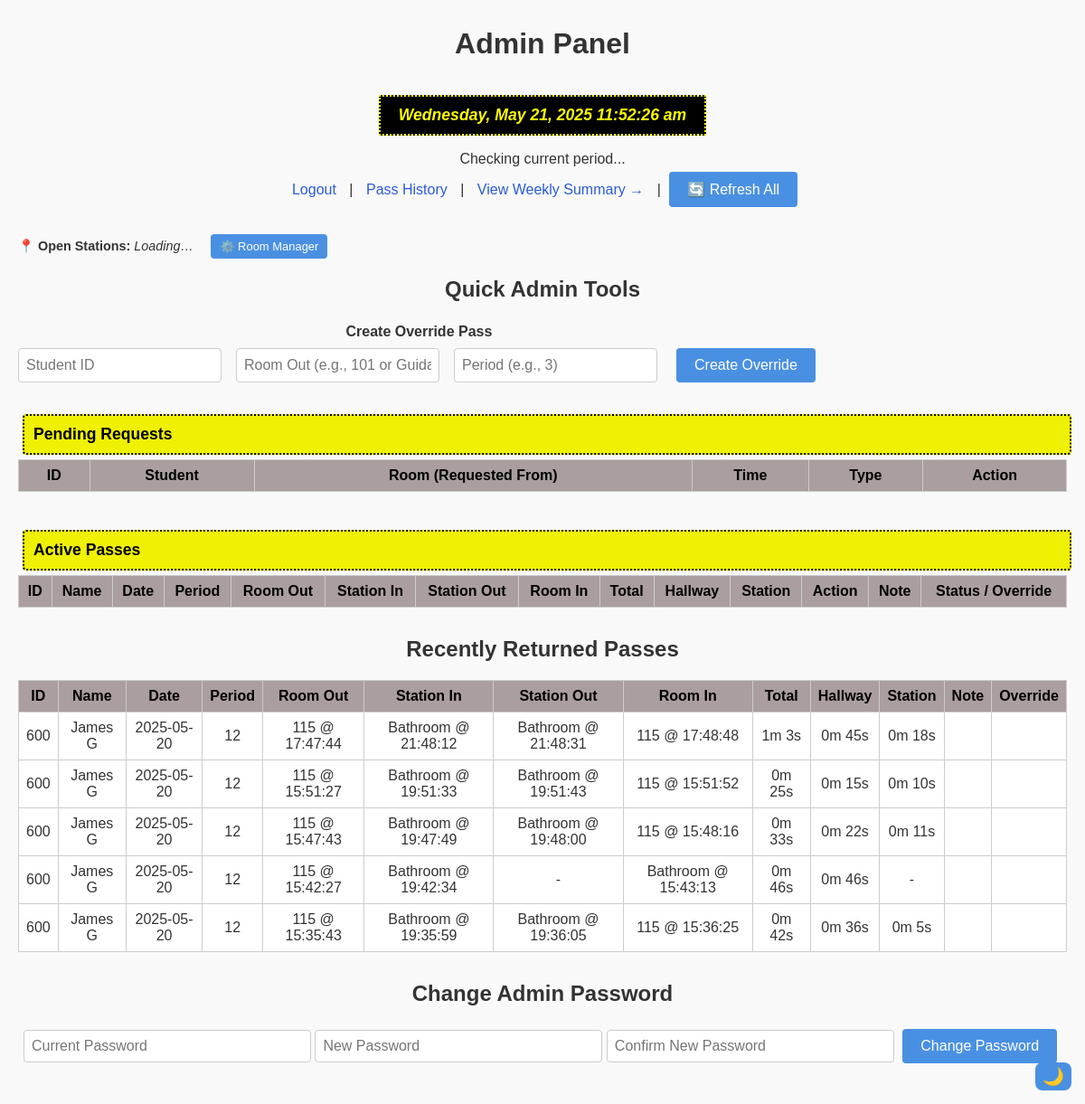
Page /admin (signed in) on the committed database.
### src/models.py (models this page shows, shortened)
class Student(db.Model):
    __tablename__ = "students"
    student_id       = db.Column(db.String, primary_key=True)           # student ID
    name     = db.Column(db.String(100), nullable=False)
    passes   = db.relationship("Pass",        backref="student", lazy=True)
    audits   = db.relationship("AuditLog",    backref="student", lazy=True)
    periods  = db.relationship("StudentPeriod", backref="student", lazy=True)

class Pass(db.Model):
    __tablename__ = "passes"
    id          = db.Column(db.Integer, primary_key=True)
    date = db.Column(db.Date, default=func.current_date())
    student_id  = db.Column(db.String, db.ForeignKey("students.student_id"), nullable=False)
    checkout_at = db.Column(db.DateTime(timezone=True), nullable=False)
    checkin_at  = db.Column(db.DateTime(timezone=True))
    period        = db.Column(db.String(10))
    origin_room   = db.Column(db.String(10), nullable=False)   # real column
    room_out = db.synonym("origin_room")
    room_in     = db.Column(db.String(10))
    is_override   = db.Column(db.Boolean, default=False)
    note          = db.Column(db.Text)
    status        = db.Column(
        db.String,
        default="pending_start",
        nullable=False
    )
    total_pass_time = db.Column(db.Integer)
    __table_args__ = (
        db.CheckConstraint(
            "status IN ('pending_start','active','pending_return','returned')"
        ),
        db.UniqueConstraint(
            "student_id", "checkin_at", name="uq_student_one_open_pass"
        ),
    )
    @property
    def station(self):
        """Alias for old code that still expects .station."""
        return self.origin_room
    @property
    def checkout_time(self):
        return self.checkout_at.time() if self.checkout_at else None
    @property
    def checkin_time(self):
        return self.checkin_at.time() if self.checkin_at else None

### src/routes/admin.py (the view, shortened to what this page needs)
@admin_bp.route('/admin')
def admin_view():
    if not session.get('logged_in'):
        return redirect(url_for('auth.admin_login'))
    open_passes = Pass.query.filter(
        Pass.status.in_([STATUS_ACTIVE, STATUS_PENDING_START, STATUS_PENDING_RETURN]),
        Pass.checkin_at == None
    ).all()
    pending_starts, pending_returns, active = [], [], []
    recent_returns = Pass.query.filter_by(status=STATUS_RETURNED).order_by(
        Pass.date.desc(), Pass.checkout_at.desc()
    ).limit(5).all()
    recent_returns_data = []
    for p in recent_returns:
        logs = sorted(p.events, key=lambda l: l.timestamp)
        station_in = next((l for l in logs if l.event == "in"), None)
        station_out = next((l for l in logs if l.event == "out"), None)
        total_time = (p.checkin_at - p.checkout_at).total_seconds() if p.checkin_at and p.checkout_at else 0
        station_time = (station_out.timestamp - station_in.timestamp).total_seconds() if station_in and station_out else 0
        hallway_time = total_time - station_time if station_time else total_time
        recent_returns_data.append({
            "id": p.student.student_id,
            "student_name": p.student.name,
            "date": p.date.strftime('%Y-%m-%d'),
            "period": p.period,
            "room_out": f"{p.room_out} @ {p.checkout_at.strftime('%H:%M:%S')}" if p.checkout_at else "-",
            "station_in": f"{station_in.station} @ {station_in.timestamp.strftime('%H:%M:%S')}" if station_in else "-",
            "station_out": f"{station_out.station} @ {station_out.timestamp.strftime('%H:%M:%S')}" if station_out else "-",
            "room_in": f"{p.room_in} @ {p.checkin_at.strftime('%H:%M:%S')}" if p.checkin_at else "-",
            "elapsed": f"{int(total_time//60)}m {int(total_time%60)}s" if total_time else "-",
            "hallway_time": f"{int(hallway_time//60)}m {int(hallway_time%60)}s" if hallway_time else "-",
            "station_time": f"{int(station_time//60)}m {int(station_time%60)}s" if station_time else "-",
            "note": p.note or "",
            "override": "✔️" if p.is_override else ""
        })
    return render_template(
        "admin.html",
        pending_starts=pending_starts,
        pending_returns=pending_returns,
        active=active,
        recent_returns=recent_returns_data,
        active_rooms=get_active_rooms(),
        admin_station=session.get("station_id", ""),
        config_stations=config.get("stations", [])
    )

### src/routes/auth.py (called while the page is built)
@auth_bp.before_app_request
def enforce_session_timeout():
    session.permanent = True
    current_app.permanent_session_lifetime = timedelta(
        minutes=SESSION_TIMEOUT_MIN
    )

### src/utils.py (called while the page is built)
def get_active_rooms() -> set[str]:
    return {r.room for r in ActiveRoom.query.all()}

### templates/admin.html (shortened to what this page needs)
<!DOCTYPE html>
<html lang="en">
<head>
  <link rel="stylesheet" href="{{ url_for('static', filename='css/style.css') }}">
</head>
<body>
<h1>Admin Panel</h1>
<div id="custom-clock" class="custom-clock">Loading time…</div>
<div class="period" id="period">Checking current period...</div>
<nav>
  <a href="{{ url_for('auth.admin_logout') }}">Logout</a> |
  <a href="{{ url_for('report.admin_pass_history') }}">Pass History</a> |
  <a href="{{ url_for('admin.admin_weekly_summary') }}">View Weekly Summary →</a> |
  <button onclick="location.reload()">🔄 Refresh All</button>
</nav>
<div style="margin: 0.5em 0 1em 0; font-size: 0.9em; display: flex; gap: 1em; align-items: center;">
  <label id="station-list">
    📍 <strong>Open Stations:</strong>
    <em>Loading…</em>
  </label>
  <button onclick="openWindowRemembered('/admin_rooms_ui', 'roomMgr')" style="padding: 6px 10px; font-size: 0.9em;">
    ⚙️ Room Manager
  </button>
</div>
<h2 style="margin-bottom: 0.2em;">Quick Admin Tools</h2>
<div style="display: flex; gap: 2em; align-items: flex-end; flex-wrap: wrap;">
  <form id="admin-override-form" onsubmit="createOverride(event)">
    <label><strong>Create Override Pass</strong></label><br>
    <div style="display: flex; flex-wrap: wrap; gap: 1em; margin-top: 0.2em;">
      <input type="text" id="override-student-id" placeholder="Student ID" required style="flex: 1; min-width: 150px;">
      <input type="text" id="override-room" placeholder="Room Out (e.g., 101 or Guidance)" required style="flex: 1; min-width: 180px;">
      <input type="text" id="override-period" placeholder="Period (e.g., 3)" required style="flex: 1; min-width: 100px;">
      <button type="submit" style="flex-shrink: 0;">Create Override</button>
    </div>
  </form>
</div>
<button class="collapsible">Pending Requests</button>
<div class="content">
  <table>
    <thead>
      <tr>
        <th>ID</th>
        <th>Student</th>
        <th>Room (Requested From)</th>
        <th>Time</th>
        <th>Type</th>
        <th>Action</th>
      </tr>
    </thead>
  </table>
</div>
<button class="collapsible">Active Passes</button>
<div class="content">
  <table>
    <thead>
      <tr>
        <th>ID</th>
        <th>Name</th>
        <th>Date</th>
        <th>Period</th>
        <th>Room Out</th>
        <th>Station In</th>
        <th>Station Out</th>
        <th>Room In</th>
        <th>Total</th>
        <th>Hallway</th>
        <th>Station</th>
        <th>Action</th>
        <th>Note</th>
        <th>Status / Override</th>
      </tr>
    </thead>
  </table>
</div>
<h2>Recently Returned Passes</h2>
<table>
  <thead>
    <tr>
      <th>ID</th>
      <th>Name</th>
      <th>Date</th>
      <th>Period</th>
      <th>Room Out</th>
      <th>Station In</th>
      <th>Station Out</th>
      <th>Room In</th>
      <th>Total</th>
      <th>Hallway</th>
      <th>Station</th>
      <th>Note</th>
      <th>Override</th>
    </tr>
  </thead>
  <tbody>
    {% for p in recent_returns %}
    <tr>
      <td>{{ p.id }}</td>
      <td>{{ p.student_name }}</td>
      <td>{{ p.date }}</td>
      <td>{{ p.period }}</td>
      <td>{{ p.room_out }}</td>
      <td>{{ p.station_in }}</td>
      <td>{{ p.station_out }}</td>
      <td>{{ p.room_in }}</td>
      <td>{{ p.elapsed }}</td>
      <td>{{ p.hallway_time }}</td>
      <td>{{ p.station_time }}</td>
      <td>{{ p.note }}</td>
      <td>{{ p.override }}</td>
    </tr>
    {% endfor %}
  </tbody>
</table>
<h2>Change Admin Password</h2>
<form id="change-password-form">
  <input type="password" id="current_pass" placeholder="Current Password" required>
  <input type="password" id="new_pass" placeholder="New Password" required>
  <input type="password" id="confirm_pass" placeholder="Confirm New Password" required>
  <button type="submit">Change Password</button>
</form>
</body>
</html>

### static/css/style.css (style rules this page uses)
:root { --bg: #f9f9f9; --text: #333; --card-bg: white; --link: #2a5bd7; --link-hover: #1e40af; --btn-bg: #4a90e2; --btn-hover: #357ab8; --border: #ccc; --error: red; --table-header: #e4e4e4; }
body { font-family: Arial, sans-serif; margin: 0; padding: 20px; background: var(--bg); color: var(--text); text-align: center; }
h1, h2 { margin-top: 10px; margin-bottom: 20px; color: var(--text); }
a { color: var(--link); text-decoration: none; margin: 0 10px; }
nav { margin-bottom: 20px; }
button { padding: 10px 20px; font-size: 1em; border: none; background-color: var(--btn-bg); color: white; border-radius: 4px; cursor: pointer; margin: 5px; }
input[type="text"], input[type="password"], input[type="file"] { padding: 8px; margin: 5px 0; border: 1px solid var(--border); border-radius: 4px; font-size: 1em; width: 100%; max-width: 300px; background-color: var(--card-bg); color: var(--text); }
form { margin: 20px 0; }
table { margin: auto; border-collapse: collapse; width: 95%; background: var(--card-bg); }
th, td { border: 1px solid var(--border); padding: 10px; text-align: center; vertical-align: middle; }
th { background: var(--table-header); }
.custom-clock, .clock { background-color: black; color: yellow; border: 2px dotted yellow; font-family: sans-serif; font-style: italic; font-weight: bold; font-size: 1.1em; padding: 10px 20px; display: inline-block; margin: 1em auto; }

### templates/admin.html (style rules this page uses)
th { background-color: #7e6c6ca8 !important; color: #000 !important; }
table { width: 100%; margin-bottom: 2em; border-collapse: collapse; }
th, td { padding: .5em; border: 1px solid #ccc; text-align: center; }
.collapsible { background-color: rgb(240, 240, 2); color: black; border: 2px dotted black; font-weight: bold; padding: 10px; text-align: left; width: 100%; cursor: pointer; font-size: 1.1em; margin-top: 10px; }
.content { display: block; }

### rows in the picture
Student: id "600" "600" "600" "600" "600", student_name "James G" "James G" "James G" "James G" "James G"
Pass: period "12"
Pass: period "12"
Pass: period "12"
Pass: period "12"
Pass: period "12"

### other values in the picture
{{ p.date }} "2025-05-20" "2025-05-20" "2025-05-20" "2025-05-20" "2025-05-20"
{{ p.room_out }} "115 @ 17:47:44" "115 @ 15:51:27" "115 @ 15:47:43" "115 @ 15:42:27" "115 @ 15:35:43"
{{ p.station_in }} "Bathroom @ 21:48:12" "Bathroom @ 19:51:33" "Bathroom @ 19:47:49" "Bathroom @ 19:42:34" "Bathroom @ 19:35:59"
{{ p.station_out }} "Bathroom @ 21:48:31" "Bathroom @ 19:51:43" "Bathroom @ 19:48:00" "-" "Bathroom @ 19:36:05"
{{ p.room_in }} "115 @ 17:48:48" "115 @ 15:51:52" "115 @ 15:48:16" "Bathroom @ 15:43:13" "115 @ 15:36:25"
{{ p.elapsed }} "1m 3s" "0m 25s" "0m 33s" "0m 46s" "0m 42s"
{{ p.hallway_time }} "0m 45s" "0m 15s" "0m 22s" "0m 46s" "0m 36s"
{{ p.station_time }} "0m 18s" "0m 10s" "0m 11s" "-" "0m 5s"
